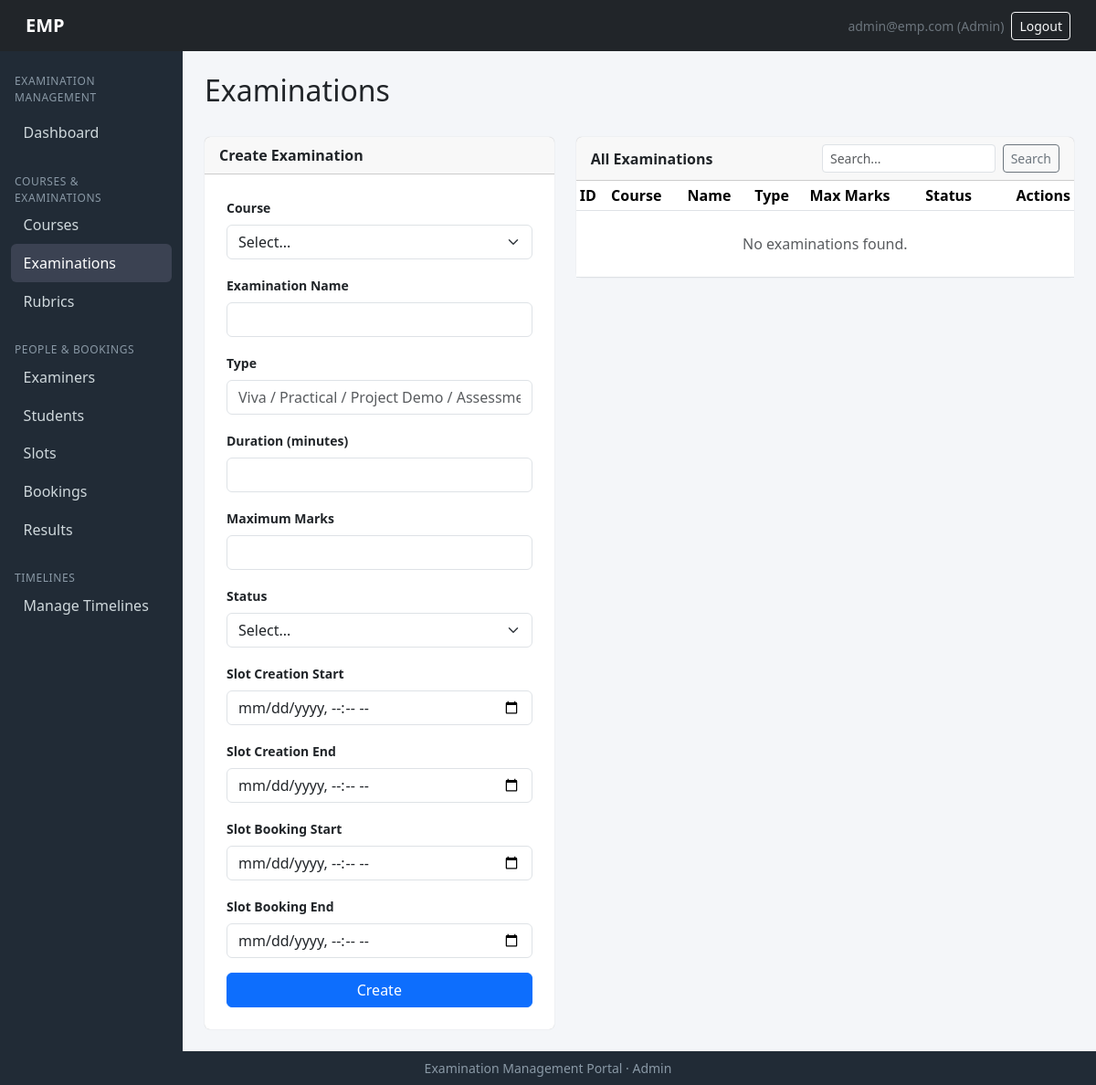
/admin/examinations (signed in), run on an earlier commit of the app's database.
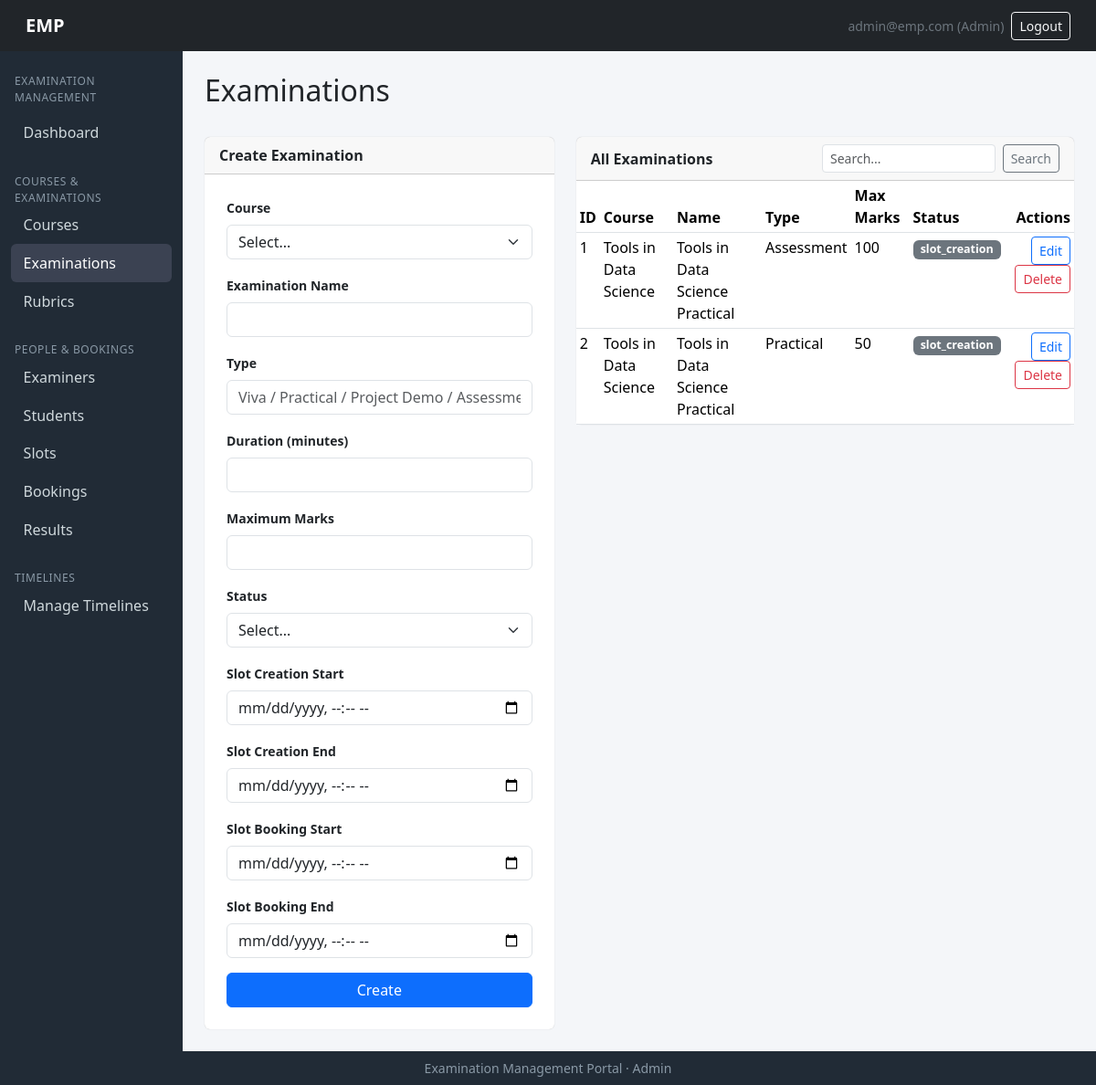
And on a later commit of the database.
### models/models.py (models this page shows)
class Course(db.Model):
    __tablename__ = "courses"
    id = db.Column(db.Integer, primary_key=True)
    code = db.Column(db.String(30), unique=True, nullable=False)
    name    = db.Column(db.String(150), nullable=False)
    description  = db.Column(db.Text)
    status=   db.Column(db.String(20), default="active")    # active|inactive
    examinations = db.relationship("Examination", backref="course")

class Examination(db.Model):
    __tablename__ = "examinations"
    id   = db.Column(db.Integer, primary_key=True)
    course_id = db.Column(db.Integer, db.ForeignKey("courses.id"), nullable=False)
    name     = db.Column(db.String(150), nullable=False)
    exam_type= db.Column(db.String(30), nullable=False)   # Viva|Practical|Project Demo|Assessment
    duration = db.Column(db.Integer, nullable=False)       # in minutes ig?
    max_marks = db.Column(db.Integer, nullable=False)
    slot_creation_start = db.Column(db.DateTime)
    slot_creation_end=db.Column(db.DateTime)
    slot_booking_start  = db.Column(db.DateTime)
    slot_booking_end  = db.Column(db.DateTime)
    status = db.Column(db.String(20), default="draft")  # draft|slot_creation|booking_open|closed|completed perhaps
    rubrics = db.relationship("Rubric", backref="exam")
    slots  = db.relationship("ExaminationSlot", backref="exam")

### routes/admin_routes.py (the view, shortened to what this page needs)
@admin_bp.route('/examinations', methods=['GET', 'POST'])
@login_required
def examinations():
    if not admin_only():
        return redirect(url_for('auth.login'))
    courses_options = [{'value': c.id, 'label': f"{c.code} - {c.name}"} for c in Course.query.all()]
    q = request.args.get('q', '').strip()
    exams = Examination.query.filter(Examination.name.ilike(f'%{q}%')).all() if q else Examination.query.all()
    return render_template('admin/examinations.html',
                           examinations=_exam_view_data(exams),
                           courses_options=courses_options,
                           edit=None,
                           q=q)

### app.py (called while the page is built)
@login_manager.user_loader
def load_user(user_id):
    return User.query.get(int(user_id))

### routes/admin_routes.py (called while the page is built)
def admin_only():
    if current_user.role != 'admin':
        flash('Access denied.', 'danger')
        return False
    return True

def _exam_view_data(exams):
    return [{
        'id': e.id,
        'course_name': e.course.name if e.course else 'N/A',
        'name': e.name,
        'type': e.exam_type,
        'max_marks': e.max_marks,
        'status': e.status
    } for e in exams]

### templates/admin/examinations.html (shortened to what the changed rows need)
{% extends "admin/base_admin.html" %}
{% import "admin/_macros.html" as macros %}
{% import "admin/_status.html" as status %}
{% block content %}
<div class="d-flex justify-content-between align-items-center mb-4">
    <h2>Examinations</h2>
</div>
<div class="row g-4">
    <div class="col-lg-7">
        <div class="card">
            <div class="table-responsive">
                <table class="table table-sm table-hover mb-0">
                    <thead>
                        <tr>
                            <th>ID</th>
                            <th>Course</th>
                            <th>Name</th>
                            <th>Type</th>
                            <th>Max Marks</th>
                            <th>Status</th>
                            <th class="text-end">Actions</th>
                        </tr>
                    </thead>
                    <tbody>
                        {% for e in examinations %}
                            <tr>
                                <td>{{ e.id }}</td>
                                <td>{{ e.course_name }}</td>
                                <td>{{ e.name }}</td>
                                <td>{{ e.type }}</td>
                                <td>{{ e.max_marks }}</td>
                                <td>{{ status.status_badge(e.status) }}</td>
                                <td class="text-end">
                                    <a class="btn btn-sm btn-outline-primary" href="{{ url_for('admin.exam_edit', exam_id=e.id) }}">Edit</a>
                                    <form method="POST" action="{{ url_for('admin.exam_delete', exam_id=e.id) }}" class="d-inline"
                                          onsubmit="return confirm('Delete this examination?')">
                                          <button type="submit" class="btn btn-sm btn-outline-danger">Delete</button>
                                    </form>
                                </td>
                            </tr>
                        {% else %}
                            <tr><td colspan="7" class="text-center text-muted py-4">No examinations found.</td></tr>
                        {% endfor %}
                    </tbody>
                </table>
            </div>
        </div>
    </div>
</div>
{% endblock %}

### templates/admin/_status.html
{% macro status_badge(status) %}
{% set m = {
  'Draft':'secondary',
  'Slot Creation':'info',
  'Booking Open':'primary',
  'Closed':'warning',
  'Completed':'success',
  'Available':'success',
  'Full':'danger',
  'Cancelled':'dark',
  'Completed':'success',
  'Booked':'primary',
  'Cancelled':'dark',
  'Completed':'success',
  'Active':'success',
  'Inactive':'secondary',
  'Pending':'warning',
  'Approved':'success',
  'Rejected':'danger',
  'Open':'success',
  'Closed':'danger'
} %}
{% set color = m.get(status, 'secondary') %}
<span class="badge bg-{{ color }} badge-status">{{ status }}</span>
{% endmacro %}

What changed in the data, as far as the page shows it:
added Course: course_name "Tools in Data Science" "Tools in Data Science"
added Examination: name "Tools in Data Science Practical", type "Assessment", examinations "slot_creation"
added Examination: name "Tools in Data Science Practical", type "Practical", examinations "slot_creation"
Also different on the page:
new list line: "1 100 Edit Delete"
new list line: "2 50 Edit Delete"
text no longer shown: "No examinations found."
